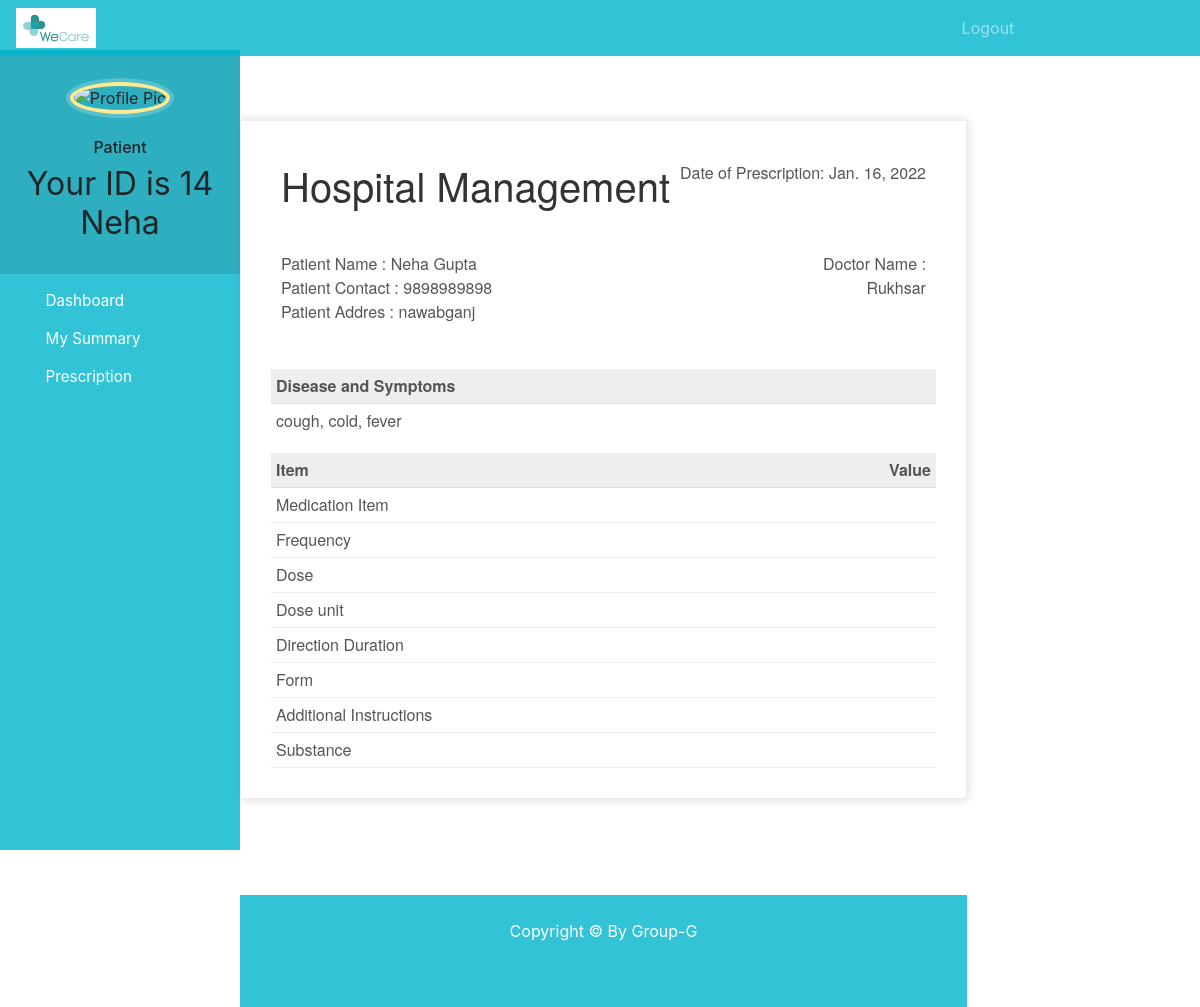
/patient-summary (signed in), run on the app's committed database.
### hospital/models.py (models this page shows, shortened)
class Patient(models.Model):
    user = models.OneToOneField(User, on_delete=models.CASCADE)
    profile_pic = models.ImageField(
        upload_to='profile_pic/PatientProfilePic/', null=True, blank=True)
    address = models.CharField(max_length=40)
    mobile = models.CharField(max_length=20, null=False)
    symptoms = models.CharField(max_length=100, null=False)
    assignedDoctorId = models.PositiveIntegerField(null=True)
    allergy_substance = models.CharField(max_length=100)
    allergy_criticality = models.CharField(
        max_length=20, choices=criticality, default='low')
    problems_list = models.CharField(max_length=100, null=False)
    immunization = models.CharField(max_length=100, null=False)
    history_procedure = models.CharField(max_length=100, null=False)
    diagnostic_results = models.FileField(
        upload_to='patient_document/', null=True, blank=True)
    past_history_of_illness = models.CharField(max_length=100, null=False)
    @property
    def get_name(self):
        return self.user.first_name+" "+self.user.last_name

### hospital/views.py (the view)
# urls.py: path('patient-summary', views.patient_summary_view,name='patient-summary'),
@login_required(login_url='patientlogin')
@user_passes_test(is_patient)
def patient_summary_view(request):
    patient = models.Patient.objects.get(user_id=request.user.id)
    assignedDoctor = models.User.objects.all().filter(id=patient.assignedDoctorId)
    patientDict = {
        'patientId': patient.user_id,
        'name': patient.get_name,
        'mobile': patient.mobile,
        'address': patient.address,
        'symptoms': patient.symptoms,
        'todayDate': date.today(),
        'assignedDoctorName': assignedDoctor[0].first_name,
        'allergy_substance': patient.allergy_substance,
        'allergy_criticality': patient.allergy_criticality,
        'problems_list': patient.problems_list,
        'immunization': patient.immunization,
        'history_procedure': patient.history_procedure,
        'past_history_of_illness': patient.past_history_of_illness,
        'diagnostic_results': patient.diagnostic_results
    }
    return render(request, 'hospital/summary_patient.html', context=patientDict)

### hospital/views.py (called while the page is built)
def is_patient(user):
    return user.groups.filter(name='PATIENT').exists()

### templates/hospital/summary_patient.html (shortened to what this page needs)
{% extends 'hospital/patient_base.html' %}
{% load static %}
{% block content %}
<head>
</head>
<br><br><br>
<div class="invoice-box">
  <table cellpadding="0" cellspacing="0">
    <tr class="top">
      <td colspan="2">
        <table>
          <tr>
            <td class="title">
              <h1>Hospital Management</h1>
            </td>
            <td>
              Date of Prescription: {{todayDate}}<br>
            </td>
          </tr>
        </table>
      </td>
    </tr>
    <tr class="information">
      <td colspan="2">
        <table>
          <tr>
            <td>
              Patient Name : {{name}}<br>
              Patient Contact : {{mobile}}<br>
              Patient Addres : {{address}}<br>
            </td>
            <td>
              Doctor Name :<br>
              {{assignedDoctorName}}<br>
            </td>
          </tr>
        </table>
      </td>
    </tr>
    <tr class="heading">
      <td>
        Disease and Symptoms
      </td>
      <td>
      </td>
    </tr>
    <tr class="details">
      <td>
        {{symptoms}}
      </td>
    </tr>
    <tr class="heading">
      <td>
        Item
      </td>
      <td>
        Value
      </td>
    </tr>
    <tr class="item">
      <td>
        Medication Item
      </td>
      <td>
      </td>
    </tr>
    <tr class="item">
      <td>
        Frequency
      </td>
      <td>
      </td>
    </tr>
    <tr class="item">
      <td>
        Dose
      </td>
      <td>
      </td>
    </tr>
    <tr class="item">
      <td>
        Dose unit
      </td>
      <td>
      </td>
    </tr>
    <tr class="item">
        <td>
            Direction Duration
        </td>
        <td>
        </td>
      </tr>
      <tr class="item">
        <td>
          Form
        </td>
        <td>
        </td>
      </tr>
      <tr class="item">
        <td>
          Additional Instructions
        </td>
        <td>
        </td>
      </tr>
    <tr class="item">
      <td>
        Substance
      </td>
      <td>
      </td>
    </tr>
  </table>
</div>
<br><br>
{% endblock content %}

### templates/hospital/patient_base.html (shortened to what this page needs)
<!DOCTYPE html>
{% load static %}
<html lang="en">
<head>
  <link rel="stylesheet" href="https://stackpath.bootstrapcdn.com/bootstrap/4.3.1/css/bootstrap.min.css">
  <link rel="stylesheet" href="https://maxcdn.bootstrapcdn.com/font-awesome/4.7.0/css/font-awesome.min.css">
</head>
<body>
  <nav class="menu" tabindex="0">
    <header class="avatar">
      <img src="{% static patient.profile_pic.url %}" alt="Profile Pic" />
      <br><br>
      <h6>Patient</h6>
      <h2>Your ID is {{request.user.id}}</h2>
      <h2>{{request.user.first_name}}</h2>
    </header>
    <ul>
      <li tabindex="0" class="icon-dashboard"> <a style="color:white; text-decoration:none;" href="/patient-dashboard"><span>Dashboard</span></a> </li>
      <li tabindex="0" class="icon-calendar"> <a style="color:white; text-decoration:none;" href="/patient-summary"><span>My Summary</span></a></li>
      <li tabindex="0" class="icon-users"> <a style="color:white; text-decoration:none;" href="/patient-prescription"><span>Prescription</span></a></li>
    </ul>
  </nav>
  <main>
    <div class="bs-example">
      <nav class="navbar navbar-expand-md  navbar-dark fixed-top" style="background:rgba(0, 181, 204,0.8);">
        <a class="navbar-brand" href="/" ><img src="{% static 'images/logo.png' %}" width="80" height="40" style="position: absolute; top: 8px; bottom: 5px;" alt=""></a>
        <div class="collapse navbar-collapse justify-content-between" id="navbarCollapse">
          <div class="navbar-nav" style=" margin-left: 80%;">
            <a href="/logout" class="nav-item nav-link">Logout</a>
          </div>
        </div>
      </nav>
    </div>
    <br><br>
    {% block content %}
    {% endblock content %}
    <br><br>
    <footer>
      <br>
      <div class="container">
        <div class="row">
          <div class="col-md-12 col-sm-12">
            <div style="color:#ffffff;" class="wow fadeInUp footer-copyright">
              <p>
                Copyright &copy; By Group-G </p>
            </div>
          </div>
        </div>
      </div>
      <br><br>
    </footer>
  </main>
</body>
</html>

### templates/hospital/patient_base.html (style rules this page uses)
a:link { text-decoration: none; }
a { color: white; }
footer { padding: 0px 0px 0px 0px; background-color: rgba(0, 181, 204,0.8); margin: 0px; }
p { text-align: center; }
body { padding-left: 240px; position: fixed; }
main { position: relative; height: 100vh; }
.menu { background: rgba(0, 181, 204,0.8); height: 100vh; width: 240px; position: fixed; top: 0px; left: 0; z-index: 5; outline: none; }
.menu .avatar { background: rgba(0, 0, 0, 0.1); padding: 2em 0.5em; text-align: center; }
.menu .avatar img { width: 100px; border-radius: 50%; overflow:y-auto; border: 4px solid #ffea92; box-shadow: 0 0 0 4px rgba(255, 255, 255, 0.2); }
.menu .avatar h2 { font-weight: normal; margin-bottom: 0; }
.menu ul { list-style: none; padding: 0.5em 0; margin: 0; }
.menu ul li { padding: 0.5em 1em 0.5em 3em; font-size: 0.95em; font-weight: regular; background-repeat: no-repeat; background-position: left 15px center; background-size: auto 20px; transition: all 0.15s linear; cursor: pointer; }
.menu ul li.icon-dashboard { background-image: url("http://www.entypo.com/images//gauge.svg"); }
.menu ul li.icon-users { background-image: url("http://www.entypo.com/images//users.svg"); }
.menu ul li.icon-calendar { background-image: url("http://www.entypo.com/images//calendar.svg"); }

### templates/hospital/summary_patient.html (style rules this page uses)
.invoice-box { max-width: 800px; margin: auto; padding: 30px; border: 1px solid #eee; box-shadow: 0 0 10px rgba(0, 0, 0, .15); font-size: 16px; line-height: 24px; font-family: 'Helvetica Neue', 'Helvetica', Helvetica, Arial, sans-serif; color: #555; }
.invoice-box table { width: 100%; line-height: inherit; text-align: left; }
.invoice-box table td { padding: 5px; vertical-align: top; }
.invoice-box table tr td:nth-child(2) { text-align: right; }
.invoice-box table tr.top table td { padding-bottom: 20px; }
.invoice-box table tr.top table td.title { font-size: 45px; line-height: 45px; color: #333; }
.invoice-box table tr.information table td { padding-bottom: 40px; }
.invoice-box table tr.heading td { background: #eee; border-bottom: 1px solid #ddd; font-weight: bold; }
.invoice-box table tr.details td { padding-bottom: 20px; }
.invoice-box table tr.item td { border-bottom: 1px solid #eee; }
.menu { top: 50px; }

### data on the page
Patient: mobile "9898989898", address "nawabganj", symptoms "cough, cold, fever"

### other printed values
{{ request.user.id }} "14"
{{ request.user.first_name }} "Neha"
{{ name }} "Neha Gupta"
{{ assignedDoctorName }} "Rukhsar"
